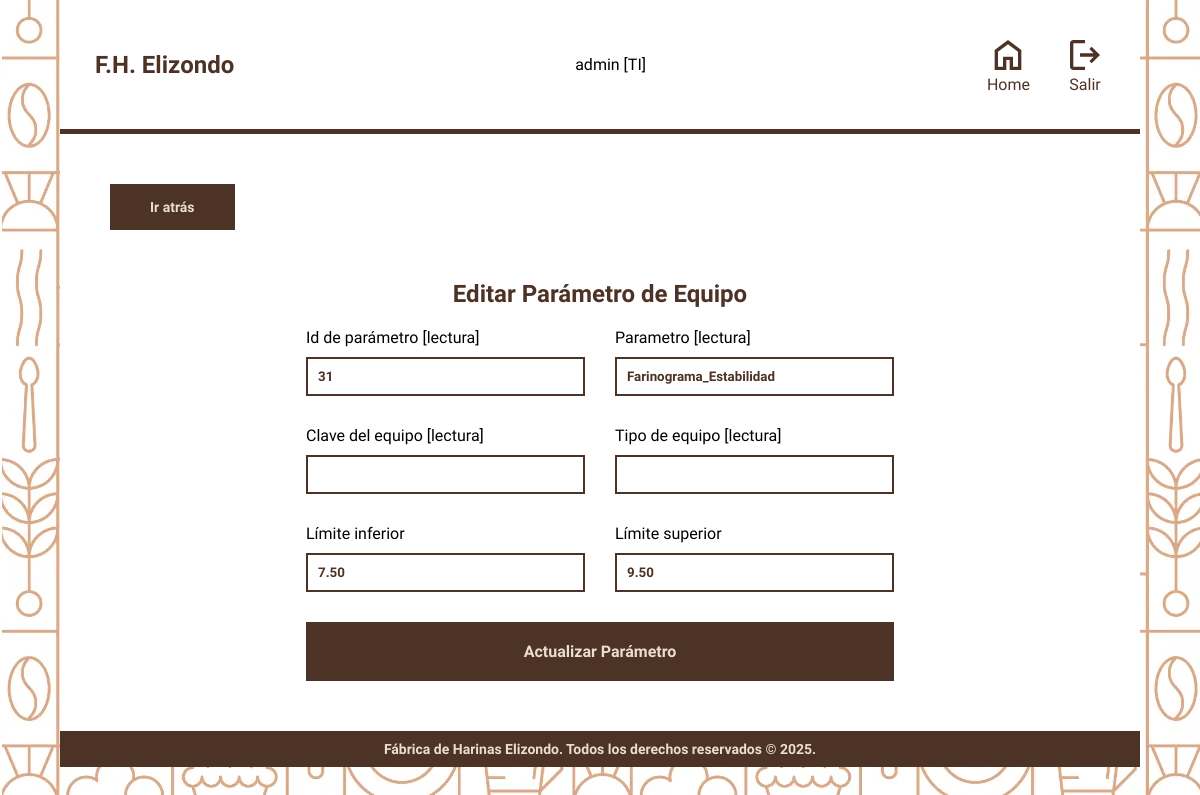
The page /modulos/parametrosform.php?id=31&ow=equipos_laboratorio (signed in) on the database as committed earlier.
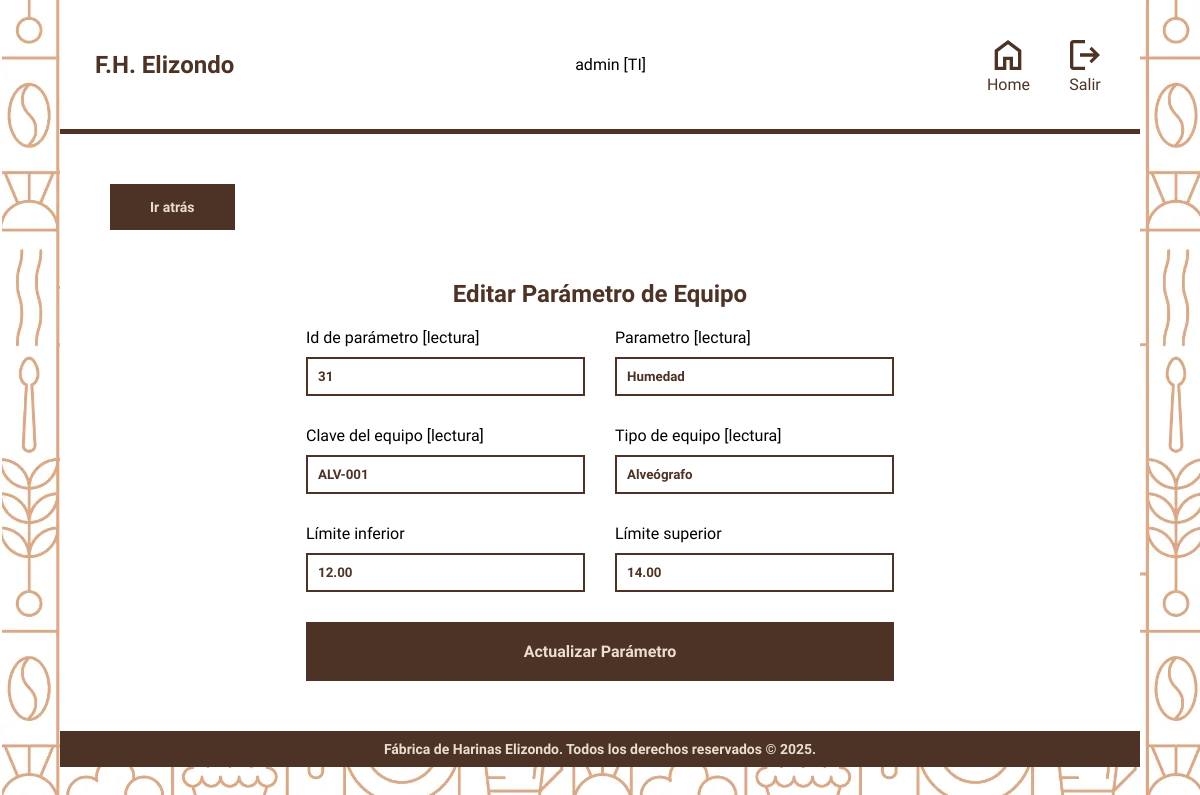
The same page on the database as committed later.
### tables this page shows
CREATE TABLE Parametros (
    id_parametro INT PRIMARY KEY AUTO_INCREMENT,
    id_equipo INT,
    id_cliente INT,
    nombre_parametro ENUM(
        'Humedad',
        'Cenizas',
        'Gluten_Humedo',
        'Gluten_Seco',
        'Indice_Gluten',
        'Indice_Caida',
        'Alveograma_P',
        'Alveograma_L',
        'Alveograma_PL',
        'Alveograma_W',
        'Alveograma_IE',
        'Farinograma_Absorcion_Agua',
        'Farinograma_Tiempo_Desarrollo',
        'Farinograma_Estabilidad',
        'Farinograma_Grado_Decaimiento'
    ) NOT NULL,
    lim_Superior DECIMAL(10, 2) NOT NULL,
    lim_Inferior DECIMAL(10, 2) NOT NULL,
    FOREIGN KEY (id_equipo) REFERENCES Equipos_Laboratorio(id_equipo),
    FOREIGN KEY (id_cliente) REFERENCES Clientes(id_cliente),
    CHECK (
        (
            id_cliente IS NOT NULL
            AND id_equipo IS NULL
        )
        OR (
            id_cliente IS NULL
            AND id_equipo IS NOT NULL
        )
    )
);

CREATE TABLE Equipos_Laboratorio (
    id_equipo INT PRIMARY KEY AUTO_INCREMENT,
    id_responsable INT NOT NULL,
    clave VARCHAR(50) UNIQUE NOT NULL,
    tipo_equipo ENUM('Alveógrafo', 'Farinógrafo') NOT NULL,
    marca VARCHAR(50),
    modelo VARCHAR(50),
    serie VARCHAR(59) UNIQUE NOT NULL,
    desc_larga VARCHAR(300),
    desc_corta VARCHAR(50) NOT NULL,
    proveedor VARCHAR(50),
    fecha_adquisicion DATE,
    garantia VARCHAR(50) UNIQUE,
    vencimiento_garantia DATE,
    ubicacion VARCHAR(100),
    estado ENUM('Activo', 'Inactivo', 'Baja') NOT NULL DEFAULT 'Activo',
    FOREIGN KEY (id_responsable) REFERENCES Usuarios(id_usuario)
);

### modulos/parametrosform.php (the view, shortened to what this page needs)
<?php
    require '../config/conn.php';
    $id = (int) $_GET['id'];
    $origin = $_GET['ow'];
    if ($origin === 'clientes'){
        $sql = "SELECT
                P.nombre_parametro,
                P.lim_Superior,
                P.lim_Inferior,
                A.nombre AS origen
                FROM parametros P
                LEFT JOIN clientes A ON A.id_cliente = P.id_cliente
                WHERE P.id_parametro = ?";
    } else if ($origin === 'equipos_laboratorio'){
        $sql = "SELECT
                P.nombre_parametro,
                P.lim_Superior,
                P.lim_Inferior,
                A.clave AS origen,
                A.tipo_equipo
                FROM parametros P
                LEFT JOIN equipos_laboratorio A ON A.id_equipo = P.id_equipo
                WHERE P.id_parametro = ?";
    } else {
        $_SESSION['error'] = 'URL no válida.';
        header ('location: parametros.php?tipo=internacionales');
        exit;
    }
    $stmt = $pdo -> prepare($sql);
    $stmt -> execute([$id]);
    $parametro = $stmt -> fetch();
?>
<!DOCTYPE html>
<html lang="en">
<head>
    <link rel="stylesheet" href="../styles.css">
    <link rel="stylesheet" href="../css/menu.css">
</head>
<body>
    <main class="contenedor hoja">
        <?php include '../includes/header.php'; ?>
        <div class="contenedor__modulo">
            <a href="parametros.php?tipo=<?php echo ($origin === 'clientes') ? 'personalizados' : 'internacionales'; ?>" class="atras">Ir atrás</a>
            <h2 class="heading">Editar Parámetro de <?php echo ($origin === 'clientes')?'Cliente':'Equipo'; ?></h2>
            <form action="../config/parametros/updateParametros.php" id="formParametros" class="formulario" method="post">
                <div class="formulario__campo">
                    <label for="id" class="formulario__label">Id de parámetro [lectura]</label>
                    <input type="text" name="id" class="formulario__input" value="<?php echo $id?>" readonly>
                </div>
                <div class="formulario__campo">
                    <label for="nombre_parametro" class="formulario__label">Parametro [lectura]</label>
                    <input type="text" name="nombre_parametro" class="formulario__input"
                        value="<?php echo htmlspecialchars($parametro['nombre_parametro']) ?>" readonly>
                </div>
                <div class="formulario__campo">
                    <label for="nombre" class="formulario__label"><?php echo ($origin === 'clientes')?'Cliente':'Clave del equipo'; ?> [lectura]</label>
                    <input type="text" name="nombre" class="formulario__input"
                        value="<?php echo htmlspecialchars($parametro['origen']) ?>" readonly>
                </div>
                <?php
                    if ($origin === 'equipos_laboratorio'){
                        echo '
                        <div class="formulario__campo">
                            <label for="tipo_equipo" class="formulario__label">Tipo de equipo [lectura]</label>
                            <input type="text" name="tipo_equipo" class="formulario__input" value="' .
                            htmlspecialchars($parametro['tipo_equipo']) . '" readonly>
                        </div>
                        ';
                    }
                ?>
                <div class="formulario__campo">
                    <label for="limite_inf" class="formulario__label">Límite inferior</label>
                    <input type="number" name="limite_inf" value="<?php echo htmlspecialchars($parametro['lim_Inferior']) ?>" class="formulario__input" placeholder="Límite inferior">
                </div>
                <div class="formulario__campo">
                    <label for="limite_sup" class="formulario__label">Límite superior</label>
                    <input type="number" name="limite_sup" value="<?php echo htmlspecialchars($parametro['lim_Superior']) ?>" class="formulario__input" placeholder="Límite superior">
                </div>
                <button type="button" id="btnSubmit" class="formulario__submit">Actualizar Parámetro</button>
            </form>
        </div>
        <?php include '../includes/footer.php'; ?>
    </main>
</body>
</html>

### includes/header.php (shortened to what this page needs)
<header class="header">
    <h2 class="header__logo">
        F.H. Elizondo
    </h2>
    <p><?php echo $_SESSION["username"] . ' [' . $_SESSION["rol"]  . ']'?></p>
    <nav class="header__nav">
        <a href="/fabrica-harinas/menu.php" class="header__btn">
            <img class="header__icono" src="/fabrica-harinas/img/home.svg" alt="Home">
            <p class="header__textoicono">Home</p>
        </a>
        <a href="/fabrica-harinas/config/logout.php" class="header__btn">
            <img class="header__icono" src="/fabrica-harinas/img/exit.svg" alt="Home">
            <p class="header__textoicono">Salir</p>
        </a>
    </nav>
</header>

### includes/footer.php
<footer>
    <div class="footer">
        <p class="footer__texto">Fábrica de Harinas Elizondo. Todos los derechos reservados &copy; 2025.</p>
    </div>
</footer>

### styles.css (style rules this page uses)
:root { --colorPrimario: #EBDED0; --blanco: #FFFFFF; --colorSecundario: #4c3325; --fuenteHeading: "Domine", serif; --fuenteBody: "Lexend", serif; }
.contenedor { max-width: 1200px; width: 90%; margin: 0 auto; }
html { box-sizing: border-box; }
* { margin: 0; padding: 0; }
a { text-decoration: none; color: var(--colorSecundario); }
img { max-width: 100%; }
body { background-image: url(img/bg-login.webp); font-family: var(--fuenteBody); }
h1, h2, h3, h4 { font-family: var(--fuenteHeading); font-weight: bold; color: var(--colorSecundario); }
.header { padding: 35px; display: flex; align-items: center; justify-content: space-between; border-bottom: 5px solid var(--colorSecundario); }
.header__logo { font-weight: bold; font-size: 24px; }
.header__nav { display: flex; align-items: center; gap: 15px; }
@media screen and (min-width: 768px) { .header__nav { gap: 35px; } }
.header__icono { width: 40px; height: 40px; color: var(--colorSecundario); }
.header__textoicono { text-align: center; }
.header__btn { transition: 0.4s all; display: flex; flex-direction: column; align-items: center; }
.footer { background-color: var(--colorSecundario); text-align: center; padding: 10px; color: var(--colorPrimario); font-weight: bold; font-size: 14px; }
.contenedor__modulo { padding: 50px; }
.heading { text-align: center; margin: 20px 0; }
.formulario { max-width: 60%; margin: 0 auto; display: grid; grid-template-columns: repeat(2, 1fr); gap: 30px; }
.formulario__submit { grid-column: 1 / 3; }
.formulario__campo { display: flex; flex-direction: column; gap: 10px; }
.formulario__input, .formulario__select { padding: 10px; font-family: inherit; color: var(--colorSecundario); font-weight: bold; border: 2px solid var(--colorSecundario); }
.formulario__submit { background-color: var(--colorSecundario); border: none; padding: 20px; color: var(--colorPrimario); font-family: inherit; font-weight: bold; font-size: 16px; cursor: pointer; }
.atras { background-color: var(--colorSecundario); color: var(--colorPrimario); font-weight: bold; padding: 15px 40px; font-size: 14px; display: inline-block; margin-bottom: 30px; }

### css/menu.css (style rules this page uses)
:root { --colorPrimario: #EBDED0; --blanco: #FFFFFF; --colorSecundario: #4c3325; --fuenteHeading: "Domine", serif; --fuenteBody: "Lexend", serif; }
.hoja { background-color: var(--blanco); }

Rows that differ between the two databases and show on the page:
changed parametros: nombre_parametro "Farinograma_Estabilidad" → "Humedad"; nombre (not shown) → "ALV-001"; tipo_equipo (not shown) → "Alveógrafo"; limite_inf "7.50" → "12.00"; limite_sup "9.50" → "14.00"
